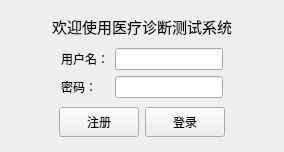
<?xml version="1.0" encoding="UTF-8"?>
<ui version="4.0">
 <class>LoginView</class>
 <widget class="QWidget" name="LoginView">
  <property name="geometry">
   <rect>
    <x>0</x>
    <y>0</y>
    <width>284</width>
    <height>152</height>
   </rect>
  </property>
  <property name="windowTitle">
   <string>登录</string>
  </property>
  <layout class="QGridLayout" name="gridLayout">
   <item row="0" column="0">
    <layout class="QVBoxLayout" name="verticalLayout_2">
     <item>
      <spacer name="verticalSpacer_3">
       <property name="orientation">
        <enum>Qt::Orientation::Vertical</enum>
       </property>
       <property name="sizeHint" stdset="0">
        <size>
         <width>20</width>
         <height>41</height>
        </size>
       </property>
      </spacer>
     </item>
     <item>
      <widget class="QLabel" name="label">
       <property name="font">
        <font>
         <pointsize>11</pointsize>
        </font>
       </property>
       <property name="text">
        <string>欢迎使用医疗诊断测试系统</string>
       </property>
       <property name="alignment">
        <set>Qt::AlignmentFlag::AlignCenter</set>
       </property>
      </widget>
     </item>
     <item>
      <spacer name="verticalSpacer_4">
       <property name="orientation">
        <enum>Qt::Orientation::Vertical</enum>
       </property>
       <property name="sizeHint" stdset="0">
        <size>
         <width>20</width>
         <height>41</height>
        </size>
       </property>
      </spacer>
     </item>
    </layout>
   </item>
   <item row="1" column="0">
    <layout class="QHBoxLayout" name="horizontalLayout">
     <item>
      <spacer name="horizontalSpacer">
       <property name="orientation">
        <enum>Qt::Orientation::Horizontal</enum>
       </property>
       <property name="sizeHint" stdset="0">
        <size>
         <width>40</width>
         <height>20</height>
        </size>
       </property>
      </spacer>
     </item>
     <item>
      <layout class="QHBoxLayout" name="horizontalLayout_3">
       <item>
        <layout class="QVBoxLayout" name="verticalLayout">
         <item>
          <widget class="QLabel" name="label_2">
           <property name="text">
            <string>用户名：</string>
           </property>
          </widget>
         </item>
         <item>
          <widget class="QLabel" name="label_3">
           <property name="text">
            <string>密码：</string>
           </property>
          </widget>
         </item>
        </layout>
       </item>
       <item>
        <layout class="QVBoxLayout" name="verticalLayout_3">
         <item>
          <widget class="QLineEdit" name="inputUsername"/>
         </item>
         <item>
          <widget class="QLineEdit" name="InputPassword">
           <property name="echoMode">
            <enum>QLineEdit::EchoMode::Password</enum>
           </property>
          </widget>
         </item>
        </layout>
       </item>
      </layout>
     </item>
     <item>
      <spacer name="horizontalSpacer_2">
       <property name="orientation">
        <enum>Qt::Orientation::Horizontal</enum>
       </property>
       <property name="sizeHint" stdset="0">
        <size>
         <width>40</width>
         <height>20</height>
        </size>
       </property>
      </spacer>
     </item>
    </layout>
   </item>
   <item row="2" column="0">
    <layout class="QVBoxLayout" name="verticalLayout_4">
     <item>
      <spacer name="verticalSpacer">
       <property name="orientation">
        <enum>Qt::Orientation::Vertical</enum>
       </property>
       <property name="sizeHint" stdset="0">
        <size>
         <width>20</width>
         <height>40</height>
        </size>
       </property>
      </spacer>
     </item>
     <item>
      <layout class="QHBoxLayout" name="horizontalLayout_2">
       <item>
        <spacer name="horizontalSpacer_4">
         <property name="orientation">
          <enum>Qt::Orientation::Horizontal</enum>
         </property>
         <property name="sizeHint" stdset="0">
          <size>
           <width>40</width>
           <height>20</height>
          </size>
         </property>
        </spacer>
       </item>
       <item>
        <widget class="QPushButton" name="btSignOut">
         <property name="minimumSize">
          <size>
           <width>10</width>
           <height>30</height>
          </size>
         </property>
         <property name="text">
          <string>注册</string>
         </property>
        </widget>
       </item>
       <item>
        <widget class="QPushButton" name="btSignIn">
         <property name="minimumSize">
          <size>
           <width>10</width>
           <height>30</height>
          </size>
         </property>
         <property name="text">
          <string>登录</string>
         </property>
        </widget>
       </item>
       <item>
        <spacer name="horizontalSpacer_5">
         <property name="orientation">
          <enum>Qt::Orientation::Horizontal</enum>
         </property>
         <property name="sizeHint" stdset="0">
          <size>
           <width>40</width>
           <height>20</height>
          </size>
         </property>
        </spacer>
       </item>
      </layout>
     </item>
     <item>
      <spacer name="verticalSpacer_2">
       <property name="orientation">
        <enum>Qt::Orientation::Vertical</enum>
       </property>
       <property name="sizeHint" stdset="0">
        <size>
         <width>20</width>
         <height>40</height>
        </size>
       </property>
      </spacer>
     </item>
    </layout>
   </item>
  </layout>
 </widget>
 <resources/>
 <connections/>
</ui>
